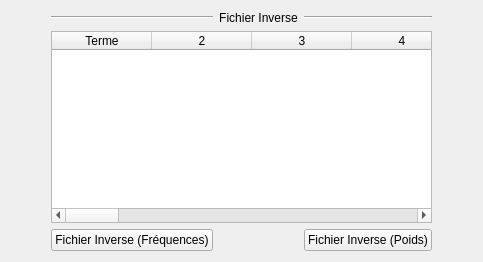
      <widget class="QWidget" name="tab">
       <attribute name="title">
        <string>Affichage</string>
       </attribute>
       <layout class="QGridLayout" name="gridLayout">
        <item row="0" column="3">
         <widget class="Line" name="line">
          <property name="font">
           <font>
            <weight>50</weight>
            <bold>false</bold>
           </font>
          </property>
          <property name="orientation">
           <enum>Qt::Horizontal</enum>
          </property>
         </widget>
        </item>
        <item row="2" column="3">
         <widget class="QPushButton" name="DisplayWInvFile">
          <property name="font">
           <font>
            <weight>50</weight>
            <bold>false</bold>
            <strikeout>false</strikeout>
           </font>
          </property>
          <property name="text">
           <string>Fichier Inverse (Poids)</string>
          </property>
         </widget>
        </item>
        <item row="0" column="4" rowspan="3">
         <spacer name="horizontalSpacer_2">
          <property name="orientation">
           <enum>Qt::Horizontal</enum>
          </property>
          <property name="sizeType">
           <enum>QSizePolicy::Maximum</enum>
          </property>
          <property name="sizeHint" stdset="0">
           <size>
            <width>40</width>
            <height>20</height>
           </size>
          </property>
         </spacer>
        </item>
        <item row="0" column="2">
         <widget class="QLabel" name="label">
          <property name="text">
           <string>Fichier Inverse</string>
          </property>
          <property name="alignment">
           <set>Qt::AlignCenter</set>
          </property>
         </widget>
        </item>
        <item row="1" column="1" colspan="3">
         <widget class="QTableWidget" name="tableWidgetInvFile">
          <property name="rowCount">
           <number>0</number>
          </property>
          <property name="columnCount">
           <number>20</number>
          </property>
          <attribute name="horizontalHeaderStretchLastSection">
           <bool>true</bool>
          </attribute>
          <column>
           <property name="text">
            <string>Terme</string>
           </property>
          </column>
          <column/>
          <column/>
          <column/>
          <column/>
          <column/>
          <column/>
          <column/>
          <column/>
          <column/>
          <column/>
          <column/>
          <column/>
          <column/>
          <column/>
          <column/>
          <column/>
          <column/>
          <column/>
          <column/>
         </widget>
        </item>
        <item row="0" column="0" rowspan="3">
         <spacer name="horizontalSpacer">
          <property name="orientation">
           <enum>Qt::Horizontal</enum>
          </property>
          <property name="sizeType">
           <enum>QSizePolicy::Maximum</enum>
          </property>
          <property name="sizeHint" stdset="0">
           <size>
            <width>40</width>
            <height>20</height>
           </size>
          </property>
         </spacer>
        </item>
        <item row="0" column="1">
         <widget class="Line" name="line_45">
          <property name="font">
           <font>
            <weight>50</weight>
            <bold>false</bold>
           </font>
          </property>
          <property name="orientation">
           <enum>Qt::Horizontal</enum>
          </property>
         </widget>
        </item>
        <item row="2" column="1">
         <widget class="QPushButton" name="DisplayInvFile">
          <property name="font">
           <font>
            <weight>50</weight>
            <bold>false</bold>
            <strikeout>false</strikeout>
           </font>
          </property>
          <property name="text">
           <string>Fichier Inverse (Fréquences)</string>
          </property>
         </widget>
        </item>
       </layout>
      </widget>
